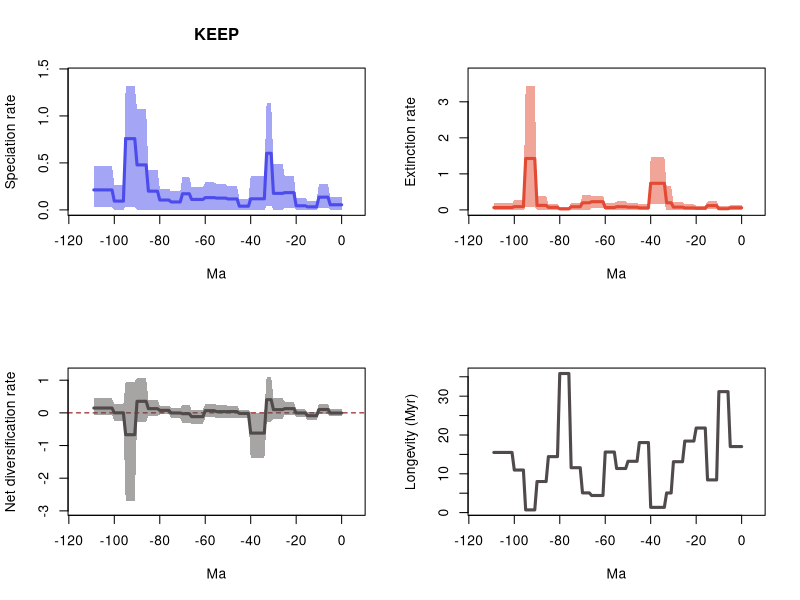

The R script that drew this image:
# 20 files combined:
# 	../Results/Species_NS/5_MA_bins_EXT_EP_FT/pyrate_mcmc_logs/Occ_sp_Squali_NS_10_G_KEEP_BDS_marginal_rates.log
# 	../Results/Species_NS/5_MA_bins_EXT_EP_FT/pyrate_mcmc_logs/Occ_sp_Squali_NS_11_G_KEEP_BDS_marginal_rates.log
# 	../Results/Species_NS/5_MA_bins_EXT_EP_FT/pyrate_mcmc_logs/Occ_sp_Squali_NS_12_G_KEEP_BDS_marginal_rates.log
# 	../Results/Species_NS/5_MA_bins_EXT_EP_FT/pyrate_mcmc_logs/Occ_sp_Squali_NS_13_G_KEEP_BDS_marginal_rates.log
# 	../Results/Species_NS/5_MA_bins_EXT_EP_FT/pyrate_mcmc_logs/Occ_sp_Squali_NS_14_G_KEEP_BDS_marginal_rates.log
# 	../Results/Species_NS/5_MA_bins_EXT_EP_FT/pyrate_mcmc_logs/Occ_sp_Squali_NS_15_G_KEEP_BDS_marginal_rates.log
# 	../Results/Species_NS/5_MA_bins_EXT_EP_FT/pyrate_mcmc_logs/Occ_sp_Squali_NS_16_G_KEEP_BDS_marginal_rates.log
# 	../Results/Species_NS/5_MA_bins_EXT_EP_FT/pyrate_mcmc_logs/Occ_sp_Squali_NS_17_G_KEEP_BDS_marginal_rates.log
# 	../Results/Species_NS/5_MA_bins_EXT_EP_FT/pyrate_mcmc_logs/Occ_sp_Squali_NS_18_G_KEEP_BDS_marginal_rates.log
# 	../Results/Species_NS/5_MA_bins_EXT_EP_FT/pyrate_mcmc_logs/Occ_sp_Squali_NS_19_G_KEEP_BDS_marginal_rates.log
# 	../Results/Species_NS/5_MA_bins_EXT_EP_FT/pyrate_mcmc_logs/Occ_sp_Squali_NS_1_G_KEEP_BDS_marginal_rates.log
# 	../Results/Species_NS/5_MA_bins_EXT_EP_FT/pyrate_mcmc_logs/Occ_sp_Squali_NS_20_G_KEEP_BDS_marginal_rates.log
# 	../Results/Species_NS/5_MA_bins_EXT_EP_FT/pyrate_mcmc_logs/Occ_sp_Squali_NS_2_G_KEEP_BDS_marginal_rates.log
# 	../Results/Species_NS/5_MA_bins_EXT_EP_FT/pyrate_mcmc_logs/Occ_sp_Squali_NS_3_G_KEEP_BDS_marginal_rates.log
# 	../Results/Species_NS/5_MA_bins_EXT_EP_FT/pyrate_mcmc_logs/Occ_sp_Squali_NS_4_G_KEEP_BDS_marginal_rates.log
# 	../Results/Species_NS/5_MA_bins_EXT_EP_FT/pyrate_mcmc_logs/Occ_sp_Squali_NS_5_G_KEEP_BDS_marginal_rates.log
# 	../Results/Species_NS/5_MA_bins_EXT_EP_FT/pyrate_mcmc_logs/Occ_sp_Squali_NS_6_G_KEEP_BDS_marginal_rates.log
# 	../Results/Species_NS/5_MA_bins_EXT_EP_FT/pyrate_mcmc_logs/Occ_sp_Squali_NS_7_G_KEEP_BDS_marginal_rates.log
# 	../Results/Species_NS/5_MA_bins_EXT_EP_FT/pyrate_mcmc_logs/Occ_sp_Squali_NS_8_G_KEEP_BDS_marginal_rates.log
# 	../Results/Species_NS/5_MA_bins_EXT_EP_FT/pyrate_mcmc_logs/Occ_sp_Squali_NS_9_G_KEEP_BDS_marginal_rates.log

# 95% HPDs calculated using code from Biopy (https://www.cs.auckland.ac.nz/~yhel002/biopy/)

pdf(file='../Results/Species_NS/5_MA_bins_EXT_EP_FT/pyrate_mcmc_logs/Occ_sp_Squali_NS_10_G_KEEP_BDS_marginal_rates_RTT.pdf',width=10.8, height=8.4)
par(mfrow=c(2,2))
library(scales)
L_hpd_m95=c(0.000151934609991, 0.000151934609991,0.000151934609991,0.000151934609991,0.000151934609991,0.000151934609991,0.019567000191476,0.019567000191476,0.019567000191476,0.019567000191476,0.019567000191476,5.295816333e-06,5.295816333e-06,5.295816333e-06,5.295816333e-06,5.295816333e-06,9.4496012e-06,9.4496012e-06,9.4496012e-06,9.4496012e-06,9.4496012e-06,0.020630337315022,0.020630337315022,0.020630337315022,0.020630337315022,0.020630337315022,5.1561281079e-05,5.1561281079e-05,5.1561281079e-05,5.1561281079e-05,5.1561281079e-05,0.043787681253,0.043787681253,0.043787681253,5.166818603e-06,5.166818603e-06,5.166818603e-06,5.166818603e-06,5.166818603e-06,5.166818603e-06,5.166818603e-06,4.79010175e-07,4.79010175e-07,4.79010175e-07,4.79010175e-07,4.79010175e-07,7.88134838e-06,7.88134838e-06,7.88134838e-06,7.88134838e-06,7.88134838e-06,5.2292589217e-05,5.2292589217e-05,5.2292589217e-05,5.2292589217e-05,5.2292589217e-05,6.6177743952e-05,6.6177743952e-05,6.6177743952e-05,6.6177743952e-05,6.6177743952e-05,5.3258943179e-05,5.3258943179e-05,5.3258943179e-05,5.3258943179e-05,5.3258943179e-05,5.3258943179e-05,5.3994950807e-05,5.3994950807e-05,5.3994950807e-05,5.3994950807e-05,6.742970163e-06,6.742970163e-06,6.742970163e-06,6.742970163e-06,6.742970163e-06,5.4035950598e-05,5.4035950598e-05,5.4035950598e-05,5.4035950598e-05,5.4035950598e-05,5.0216482653e-05,5.0216482653e-05,5.0216482653e-05,5.0216482653e-05,5.0216482653e-05,0.001003783961313,0.001003783961313,0.001003783961313,0.001003783961313,0.001003783961313,0.033268839873573,0.033268839873573,0.033268839873573,0.033268839873573,0.033268839873573,1.789695722e-06,1.789695722e-06,1.789695722e-06,1.789695722e-06,1.789695722e-06,0.028656727536046,0.028656727536046,0.028656727536046,0.028656727536046,0.028656727536046,0.028656727536046,0.028656727536046,0.028656727536046,0.028656727536046)
L_hpd_M95=c(0.133812964750108, 0.133812964750108,0.133812964750108,0.133812964750108,0.133812964750108,0.133812964750108,0.273688151974556,0.273688151974556,0.273688151974556,0.273688151974556,0.273688151974556,0.097838291904136,0.097838291904136,0.097838291904136,0.097838291904136,0.097838291904136,0.125914565876541,0.125914565876541,0.125914565876541,0.125914565876541,0.125914565876541,0.357017653275811,0.357017653275811,0.357017653275811,0.357017653275811,0.357017653275811,0.492989838868162,0.492989838868162,0.492989838868162,0.492989838868162,0.492989838868162,1.142774867802711,1.142774867802711,1.142774867802711,0.356198825107801,0.356198825107801,0.356198825107801,0.356198825107801,0.356198825107801,0.356198825107801,0.356198825107801,0.114718507894547,0.114718507894547,0.114718507894547,0.114718507894547,0.114718507894547,0.251362560729198,0.251362560729198,0.251362560729198,0.251362560729198,0.251362560729198,0.274092913016203,0.274092913016203,0.274092913016203,0.274092913016203,0.274092913016203,0.291812549264551,0.291812549264551,0.291812549264551,0.291812549264551,0.291812549264551,0.243735521364642,0.243735521364642,0.243735521364642,0.243735521364642,0.243735521364642,0.243735521364642,0.348836989648959,0.348836989648959,0.348836989648959,0.348836989648959,0.197689141594042,0.197689141594042,0.197689141594042,0.197689141594042,0.197689141594042,0.226784761874401,0.226784761874401,0.226784761874401,0.226784761874401,0.226784761874401,0.429399606434191,0.429399606434191,0.429399606434191,0.429399606434191,0.429399606434191,1.071352112131716,1.071352112131716,1.071352112131716,1.071352112131716,1.071352112131716,1.319393224841663,1.319393224841663,1.319393224841663,1.319393224841663,1.319393224841663,0.26526248806576,0.26526248806576,0.26526248806576,0.26526248806576,0.26526248806576,0.46729598132776,0.46729598132776,0.46729598132776,0.46729598132776,0.46729598132776,0.46729598132776,0.46729598132776,0.46729598132776,0.46729598132776)
M_hpd_m95=c(0.006041035541503, 0.006041035541503,0.006041035541503,0.006041035541503,0.006041035541503,0.006041035541503,7.79744627e-07,7.79744627e-07,7.79744627e-07,7.79744627e-07,7.79744627e-07,0.012361196865282,0.012361196865282,0.012361196865282,0.012361196865282,0.012361196865282,3.518678474e-06,3.518678474e-06,3.518678474e-06,3.518678474e-06,3.518678474e-06,4.469969739e-06,4.469969739e-06,4.469969739e-06,4.469969739e-06,4.469969739e-06,4.945556976e-06,4.945556976e-06,4.945556976e-06,4.945556976e-06,4.945556976e-06,1.8545691397e-05,1.8545691397e-05,1.8545691397e-05,0.174257963382037,0.174257963382037,0.174257963382037,0.174257963382037,0.174257963382037,0.174257963382037,0.174257963382037,3.57085488e-07,3.57085488e-07,3.57085488e-07,3.57085488e-07,3.57085488e-07,2.236041393e-06,2.236041393e-06,2.236041393e-06,2.236041393e-06,2.236041393e-06,2.409049184e-06,2.409049184e-06,2.409049184e-06,2.409049184e-06,2.409049184e-06,6.425652516e-06,6.425652516e-06,6.425652516e-06,6.425652516e-06,6.425652516e-06,0.061770724256473,0.061770724256473,0.061770724256473,0.061770724256473,0.061770724256473,0.061770724256473,0.006164249893386,0.006164249893386,0.006164249893386,0.006164249893386,3.846059267e-06,3.846059267e-06,3.846059267e-06,3.846059267e-06,3.846059267e-06,2.175495996e-06,2.175495996e-06,2.175495996e-06,2.175495996e-06,2.175495996e-06,8.8887687235e-05,8.8887687235e-05,8.8887687235e-05,8.8887687235e-05,8.8887687235e-05,7.618151819e-06,7.618151819e-06,7.618151819e-06,7.618151819e-06,7.618151819e-06,0.072551800203322,0.072551800203322,0.072551800203322,0.072551800203322,0.072551800203322,4.162443735e-06,4.162443735e-06,4.162443735e-06,4.162443735e-06,4.162443735e-06,1.048097265e-06,1.048097265e-06,1.048097265e-06,1.048097265e-06,1.048097265e-06,1.048097265e-06,1.048097265e-06,1.048097265e-06,1.048097265e-06)
M_hpd_M95=c(0.12549521830524, 0.12549521830524,0.12549521830524,0.12549521830524,0.12549521830524,0.12549521830524,0.095275749235957,0.095275749235957,0.095275749235957,0.095275749235957,0.095275749235957,0.234043268640486,0.234043268640486,0.234043268640486,0.234043268640486,0.234043268640486,0.120903585076565,0.120903585076565,0.120903585076565,0.120903585076565,0.120903585076565,0.149853673378986,0.149853673378986,0.149853673378986,0.149853673378986,0.149853673378986,0.214981761225423,0.214981761225423,0.214981761225423,0.214981761225423,0.214981761225423,0.648986225834336,0.648986225834336,0.648986225834336,1.466229501949364,1.466229501949364,1.466229501949364,1.466229501949364,1.466229501949364,1.466229501949364,1.466229501949364,0.160238971686872,0.160238971686872,0.160238971686872,0.160238971686872,0.160238971686872,0.186315089182586,0.186315089182586,0.186315089182586,0.186315089182586,0.186315089182586,0.23348621728221,0.23348621728221,0.23348621728221,0.23348621728221,0.23348621728221,0.181678805587218,0.181678805587218,0.181678805587218,0.181678805587218,0.181678805587218,0.398551235649125,0.398551235649125,0.398551235649125,0.398551235649125,0.398551235649125,0.398551235649125,0.404248142909052,0.404248142909052,0.404248142909052,0.404248142909052,0.190992458164118,0.190992458164118,0.190992458164118,0.190992458164118,0.190992458164118,0.08311267372884,0.08311267372884,0.08311267372884,0.08311267372884,0.08311267372884,0.173149296023941,0.173149296023941,0.173149296023941,0.173149296023941,0.173149296023941,0.38755222559362,0.38755222559362,0.38755222559362,0.38755222559362,0.38755222559362,3.440531088634622,3.440531088634622,3.440531088634622,3.440531088634622,3.440531088634622,0.263476073590911,0.263476073590911,0.263476073590911,0.263476073590911,0.263476073590911,0.180374192377255,0.180374192377255,0.180374192377255,0.180374192377255,0.180374192377255,0.180374192377255,0.180374192377255,0.180374192377255,0.180374192377255)
R_hpd_m95=c(-0.104978241961177, -0.104978241961177,-0.104978241961177,-0.104978241961177,-0.104978241961177,-0.104978241961177,-0.034729052195359,-0.034729052195359,-0.034729052195359,-0.034729052195359,-0.034729052195359,-0.232076160921001,-0.232076160921001,-0.232076160921001,-0.232076160921001,-0.232076160921001,-0.114057390212041,-0.114057390212041,-0.114057390212041,-0.114057390212041,-0.114057390212041,-0.058887891777207,-0.058887891777207,-0.058887891777207,-0.058887891777207,-0.058887891777207,-0.175272675813708,-0.175272675813708,-0.175272675813708,-0.175272675813708,-0.175272675813708,-0.279353826490911,-0.279353826490911,-0.279353826490911,-1.385691210112976,-1.385691210112976,-1.385691210112976,-1.385691210112976,-1.385691210112976,-1.385691210112976,-1.385691210112976,-0.155093389603384,-0.155093389603384,-0.155093389603384,-0.155093389603384,-0.155093389603384,-0.141506923504472,-0.141506923504472,-0.141506923504472,-0.141506923504472,-0.141506923504472,-0.163096688926562,-0.163096688926562,-0.163096688926562,-0.163096688926562,-0.163096688926562,-0.138475329372282,-0.138475329372282,-0.138475329372282,-0.138475329372282,-0.138475329372282,-0.338614497603915,-0.338614497603915,-0.338614497603915,-0.338614497603915,-0.338614497603915,-0.338614497603915,-0.295430933736158,-0.295430933736158,-0.295430933736158,-0.295430933736158,-0.160026823968491,-0.160026823968491,-0.160026823968491,-0.160026823968491,-0.160026823968491,-0.047454567763901,-0.047454567763901,-0.047454567763901,-0.047454567763901,-0.047454567763901,-0.097143401832343,-0.097143401832343,-0.097143401832343,-0.097143401832343,-0.097143401832343,-0.265591600894269,-0.265591600894269,-0.265591600894269,-0.265591600894269,-0.265591600894269,-2.699561534761774,-2.699561534761774,-2.699561534761774,-2.699561534761774,-2.699561534761774,-0.244749624842603,-0.244749624842603,-0.244749624842603,-0.244749624842603,-0.244749624842603,-0.07329962191081,-0.07329962191081,-0.07329962191081,-0.07329962191081,-0.07329962191081,-0.07329962191081,-0.07329962191081,-0.07329962191081,-0.07329962191081)
R_hpd_M95=c(0.107801042095337, 0.107801042095337,0.107801042095337,0.107801042095337,0.107801042095337,0.107801042095337,0.264965898831412,0.264965898831412,0.264965898831412,0.264965898831412,0.264965898831412,0.041200781836251,0.041200781836251,0.041200781836251,0.041200781836251,0.041200781836251,0.108760543964467,0.108760543964467,0.108760543964467,0.108760543964467,0.108760543964467,0.334770800439785,0.334770800439785,0.334770800439785,0.334770800439785,0.334770800439785,0.459874961807207,0.459874961807207,0.459874961807207,0.459874961807207,0.459874961807207,1.095598462517119,1.095598462517119,1.095598462517119,0.007024136091951,0.007024136091951,0.007024136091951,0.007024136091951,0.007024136091951,0.007024136091951,0.007024136091951,0.101343554065658,0.101343554065658,0.101343554065658,0.101343554065658,0.101343554065658,0.218994647239782,0.218994647239782,0.218994647239782,0.218994647239782,0.218994647239782,0.240757209746808,0.240757209746808,0.240757209746808,0.240757209746808,0.240757209746808,0.278305195316196,0.278305195316196,0.278305195316196,0.278305195316196,0.278305195316196,0.093787508166869,0.093787508166869,0.093787508166869,0.093787508166869,0.093787508166869,0.093787508166869,0.246337291329561,0.246337291329561,0.246337291329561,0.246337291329561,0.150060610275185,0.150060610275185,0.150060610275185,0.150060610275185,0.150060610275185,0.222379164879578,0.222379164879578,0.222379164879578,0.222379164879578,0.222379164879578,0.400950874463961,0.400950874463961,0.400950874463961,0.400950874463961,0.400950874463961,1.063383425673558,1.063383425673558,1.063383425673558,1.063383425673558,1.063383425673558,0.959681582796856,0.959681582796856,0.959681582796856,0.959681582796856,0.959681582796856,0.261009252365767,0.261009252365767,0.261009252365767,0.261009252365767,0.261009252365767,0.442395374867873,0.442395374867873,0.442395374867873,0.442395374867873,0.442395374867873,0.442395374867873,0.442395374867873,0.442395374867873,0.442395374867873)
L_mean=c(0.054380206281138, 0.054380206281138,0.054380206281138,0.054380206281138,0.054380206281138,0.054380206281138,0.135232789547061,0.135232789547061,0.135232789547061,0.135232789547061,0.135232789547061,0.03263833913044,0.03263833913044,0.03263833913044,0.03263833913044,0.03263833913044,0.043737207330369,0.043737207330369,0.043737207330369,0.043737207330369,0.043737207330369,0.18367781670922,0.18367781670922,0.18367781670922,0.18367781670922,0.18367781670922,0.176078890231345,0.176078890231345,0.176078890231345,0.176078890231345,0.176078890231345,0.602166535797532,0.602166535797532,0.602166535797532,0.118003550752547,0.118003550752547,0.118003550752547,0.118003550752547,0.118003550752547,0.118003550752547,0.118003550752547,0.039391249696919,0.039391249696919,0.039391249696919,0.039391249696919,0.039391249696919,0.116062013639977,0.116062013639977,0.116062013639977,0.116062013639977,0.116062013639977,0.125655775216488,0.125655775216488,0.125655775216488,0.125655775216488,0.125655775216488,0.130453963295531,0.130453963295531,0.130453963295531,0.130453963295531,0.130453963295531,0.111245181469461,0.111245181469461,0.111245181469461,0.111245181469461,0.111245181469461,0.111245181469461,0.171522555385164,0.171522555385164,0.171522555385164,0.171522555385164,0.084602890712389,0.084602890712389,0.084602890712389,0.084602890712389,0.084602890712389,0.105063198842304,0.105063198842304,0.105063198842304,0.105063198842304,0.105063198842304,0.19936718510788,0.19936718510788,0.19936718510788,0.19936718510788,0.19936718510788,0.478867271841024,0.478867271841024,0.478867271841024,0.478867271841024,0.478867271841024,0.758282930159162,0.758282930159162,0.758282930159162,0.758282930159162,0.758282930159162,0.093183154594111,0.093183154594111,0.093183154594111,0.093183154594111,0.093183154594111,0.21256972963071,0.21256972963071,0.21256972963071,0.21256972963071,0.21256972963071,0.21256972963071,0.21256972963071,0.21256972963071,0.21256972963071)
M_mean=c(0.058767753806566, 0.058767753806566,0.058767753806566,0.058767753806566,0.058767753806566,0.058767753806566,0.032087564331871,0.032087564331871,0.032087564331871,0.032087564331871,0.032087564331871,0.11867950222977,0.11867950222977,0.11867950222977,0.11867950222977,0.11867950222977,0.045892937680602,0.045892937680602,0.045892937680602,0.045892937680602,0.045892937680602,0.054255192314866,0.054255192314866,0.054255192314866,0.054255192314866,0.054255192314866,0.07627280462959,0.07627280462959,0.07627280462959,0.07627280462959,0.07627280462959,0.197614844698571,0.197614844698571,0.197614844698571,0.737372722684004,0.737372722684004,0.737372722684004,0.737372722684004,0.737372722684004,0.737372722684004,0.737372722684004,0.055419128929435,0.055419128929435,0.055419128929435,0.055419128929435,0.055419128929435,0.075674726084648,0.075674726084648,0.075674726084648,0.075674726084648,0.075674726084648,0.088025152693619,0.088025152693619,0.088025152693619,0.088025152693619,0.088025152693619,0.064086332407904,0.064086332407904,0.064086332407904,0.064086332407904,0.064086332407904,0.226649683464134,0.226649683464134,0.226649683464134,0.226649683464134,0.226649683464134,0.226649683464134,0.196696243410416,0.196696243410416,0.196696243410416,0.196696243410416,0.086482975354262,0.086482975354262,0.086482975354262,0.086482975354262,0.086482975354262,0.02790459288899,0.02790459288899,0.02790459288899,0.02790459288899,0.02790459288899,0.069305078662955,0.069305078662955,0.069305078662955,0.069305078662955,0.069305078662955,0.124913586479496,0.124913586479496,0.124913586479496,0.124913586479496,0.124913586479496,1.425771233674414,1.425771233674414,1.425771233674414,1.425771233674414,1.425771233674414,0.091144444600993,0.091144444600993,0.091144444600993,0.091144444600993,0.091144444600993,0.064525148367136,0.064525148367136,0.064525148367136,0.064525148367136,0.064525148367136,0.064525148367136,0.064525148367136,0.064525148367136,0.064525148367136)
R_mean=c(-0.004387547525427, -0.004387547525427,-0.004387547525427,-0.004387547525427,-0.004387547525427,-0.004387547525427,0.10314522521519,0.10314522521519,0.10314522521519,0.10314522521519,0.10314522521519,-0.08604116309933,-0.08604116309933,-0.08604116309933,-0.08604116309933,-0.08604116309933,-0.002155730350233,-0.002155730350233,-0.002155730350233,-0.002155730350233,-0.002155730350233,0.129422624394354,0.129422624394354,0.129422624394354,0.129422624394354,0.129422624394354,0.099806085601755,0.099806085601755,0.099806085601755,0.099806085601755,0.099806085601755,0.404551691098961,0.404551691098961,0.404551691098961,-0.619369171931457,-0.619369171931457,-0.619369171931457,-0.619369171931457,-0.619369171931457,-0.619369171931457,-0.619369171931457,-0.016027879232516,-0.016027879232516,-0.016027879232516,-0.016027879232516,-0.016027879232516,0.040387287555329,0.040387287555329,0.040387287555329,0.040387287555329,0.040387287555329,0.037630622522869,0.037630622522869,0.037630622522869,0.037630622522869,0.037630622522869,0.066367630887627,0.066367630887627,0.066367630887627,0.066367630887627,0.066367630887627,-0.115404501994673,-0.115404501994673,-0.115404501994673,-0.115404501994673,-0.115404501994673,-0.115404501994673,-0.025173688025252,-0.025173688025252,-0.025173688025252,-0.025173688025252,-0.001880084641873,-0.001880084641873,-0.001880084641873,-0.001880084641873,-0.001880084641873,0.077158605953313,0.077158605953313,0.077158605953313,0.077158605953313,0.077158605953313,0.130062106444925,0.130062106444925,0.130062106444925,0.130062106444925,0.130062106444925,0.353953685361527,0.353953685361527,0.353953685361527,0.353953685361527,0.353953685361527,-0.667488303515252,-0.667488303515252,-0.667488303515252,-0.667488303515252,-0.667488303515252,0.002038709993118,0.002038709993118,0.002038709993118,0.002038709993118,0.002038709993118,0.148044581263574,0.148044581263574,0.148044581263574,0.148044581263574,0.148044581263574,0.148044581263574,0.148044581263574,0.148044581263574,0.148044581263574)
trans=0.5
age=(0:(110-1))* -1
plot(age,age,type = 'n', ylim = c(0, 1.4513325473258296), xlim = c(-115.5,5.5), ylab = 'Speciation rate', xlab = 'Ma',main='KEEP' )
polygon(c(age, rev(age)), c(L_hpd_M95, rev(L_hpd_m95)), col = alpha("#4c4cec",trans), border = NA)
lines(rev(age), rev(L_mean), col = "#4c4cec", lwd=3)
plot(age,age,type = 'n', ylim = c(0, 3.7845841974980843), xlim = c(-115.5,5.5), ylab = 'Extinction rate', xlab = 'Ma' )
polygon(c(age, rev(age)), c(M_hpd_M95, rev(M_hpd_m95)), col = alpha("#e34a33",trans), border = NA)
lines(rev(age), rev(M_mean), col = "#e34a33", lwd=3)
plot(age,age,type = 'n', ylim = c(-2.9695176882379517, 1.205158308768831), xlim = c(-115.5,5.5), ylab = 'Net diversification rate', xlab = 'Ma' )
abline(h=0,lty=2,col="darkred")
polygon(c(age, rev(age)), c(R_hpd_M95, rev(R_hpd_m95)), col = alpha("#504A4B",trans), border = NA)
lines(rev(age), rev(R_mean), col = "#504A4B", lwd=3)
plot(age,rev(1/M_mean),type = 'n', xlim = c(-115.5,5.5), ylab = 'Longevity (Myr)', xlab = 'Ma' )
lines(rev(age), rev(1/M_mean), col = "#504A4B", lwd=3)
n <- dev.off()
